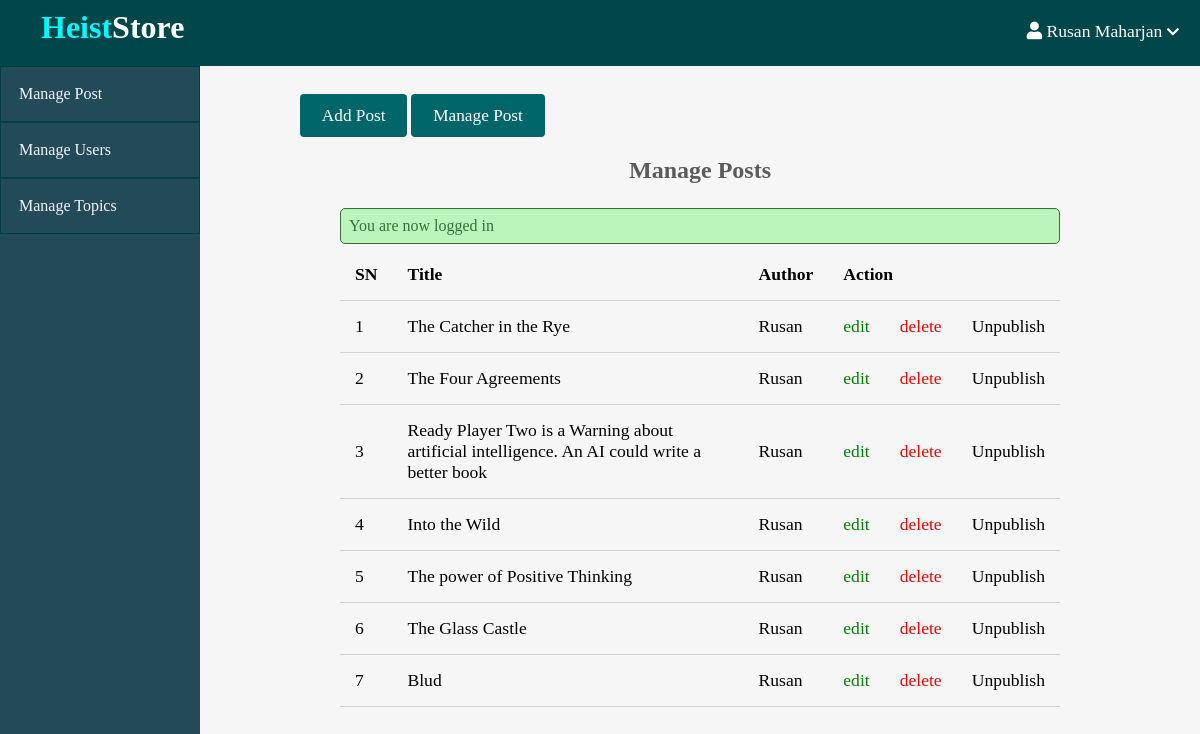
Screenshot of /admin/posts/index.php (signed in) with the database file from the repository.
### tables this page shows
CREATE TABLE `posts` (
  `id` int(11) NOT NULL AUTO_INCREMENT,
  `user_id` int(11) NOT NULL,
  `topic_id` int(11) DEFAULT NULL,
  `title` varchar(255) NOT NULL,
  `image` varchar(255) NOT NULL,
  `body` text NOT NULL,
  `published` tinyint(4) NOT NULL,
  `created_at` datetime NOT NULL DEFAULT current_timestamp(),
  PRIMARY KEY (`id`),
  KEY `topic_id` (`topic_id`),
  CONSTRAINT `posts_ibfk_1` FOREIGN KEY (`topic_id`) REFERENCES `topics` (`id`) ON DELETE SET NULL ON UPDATE CASCADE
);

### app/controllers/posts.php (called while the page is built, shortened)
<?php
    include(ROOT_PATH . "/app/database/db.php");
    $table = 'posts';
    $posts = selectAll($table);
?>

### app/database/db.php (called while the page is built, shortened)
<?php
    require('connect.php');
    function selectAll($table, $conditions = []){
        global $conn;
        $sql = "Select * from $table";
        if(empty($conditions)){
            $stmt = $conn->prepare($sql);
            $stmt->execute();
            $records = $stmt->get_result()->fetch_all(MYSQLI_ASSOC);
            return $records;
        }
    }
?>

### admin/posts/index.php (the view, shortened to what this page needs)
<?php include("../../path.php");
      include(ROOT_PATH . "/app/controllers/posts.php");
?>
<!DOCTYPE html>
<html lang="en">
<head>
    <link rel="stylesheet" href="https://pro.fontawesome.com/releases/v5.10.0/css/all.css"/>
    <link rel="stylesheet" href="../../assets/css/style.css">
    <link rel="stylesheet" href="../../assets/css/admin.css">
</head>
<body>
    <?php include(ROOT_PATH . "/app/includes/adminHeader.php") ?>
    <div class="admin-wrapper">
        <?php include(ROOT_PATH . "/app/includes/adminSidebar.php") ?>
        <div class="admin-content">
            <div class="button-group">
                <a href="create.php" class="btn btn-big">Add Post</a>
                <a href="index.php" class="btn btn-big">Manage Post</a>
            </div>
            <div class="content">
                <h2 class="page-title">Manage Posts</h2>
                <?php include(ROOT_PATH . '/app/includes/messages.php'); ?>
                <table>
                    <thead>
                        <th>SN</th>
                        <th>Title</th>
                        <th>Author</th>
                        <th colspan="3">Action</th>
                    </thead>
                    <tbody>
                        <?php foreach($posts as $key => $post): ?>
                            <tr>
                                <td><?php echo $key + 1; ?></td>
                                <td><?php echo $post['title']; ?></td>
                                <td>Rusan</td>
                                <td><a href="edit.php?id=<?php echo $post['id']; ?>" class="edit">edit</a></td>
                                <td><a href="edit.php?delete_id=<?php echo $post['id']; ?>" class="delete">delete</a></td>
                                <?php if ($post['published']): ?>
                                    <td><a href="edit.php?published=0&p_id=<?php echo $post['id']; ?>" class="unpublish">Unpublish</a></td>
                                <?php else: ?>
                                    <td><a href="edit.php?published=1&p_id=<?php echo $post['id']; ?>" class="publish">Publish</a></td>
                                <?php endif; ?>
                            </tr>
                        <?php endforeach; ?>
                    </tbody>
                </table>
            </div>
        </div>
    </div>
</body>
</html>

### assets/css/style.css (style rules this page uses)
* { box-sizing: border-box }
html, body { height: 100%; padding: 0px; margin: 0px; background: #f6f6f6; font-family: 'Lora', serif; }
h1, h2, h3, h4, h5, h6 { font-family: 'Candal', serif; color: #5c5b5b; margin: 5px; }
a { text-decoration: none; color: inherit; }
.btn { padding: .5rem 1rem; background: #006669; color: white; border: 1px solid transparent; border-radius: .25rem; font-size: 1.08em; font-family: 'Lora', serif; }
.btn-big { padding: .7rem 1.3rem; line-height: 1.3rem; }
.content { width: 90%; margin: 30px auto 30px; }

### assets/css/admin.css (style rules this page uses)
.admin-wrapper { display: flex; height: calc(100% - 66px); }
.admin-wrapper .admin-content { flex: 8; height: 100%; padding: 40px 100px 100px; overflow: scroll; }
.admin-content .page-title { text-align: center; margin-bottom: 1.5rem; }
table { width: 100%; border-collapse: collapse; font-size: 1.1rem; }
th, td { padding: 15px; text-align: left; border-bottom: 1px solid #d3d3d3; }
.edit { color: green; }
.delete { color: red; }

### rows the page displays
posts: title "The Catcher in the Rye"
posts: title "The Four Agreements"
posts: title "Ready Player Two is a Warning about artificial intelligence. An AI could write a better book"
posts: title "Into the Wild"
posts: title "The power of Positive Thinking"
posts: title "The Glass Castle"
posts: title "Blud"

### other values shown
$_SESSION['username'] "Rusan Maharjan"
$_SESSION['message'] "You are now logged in"
